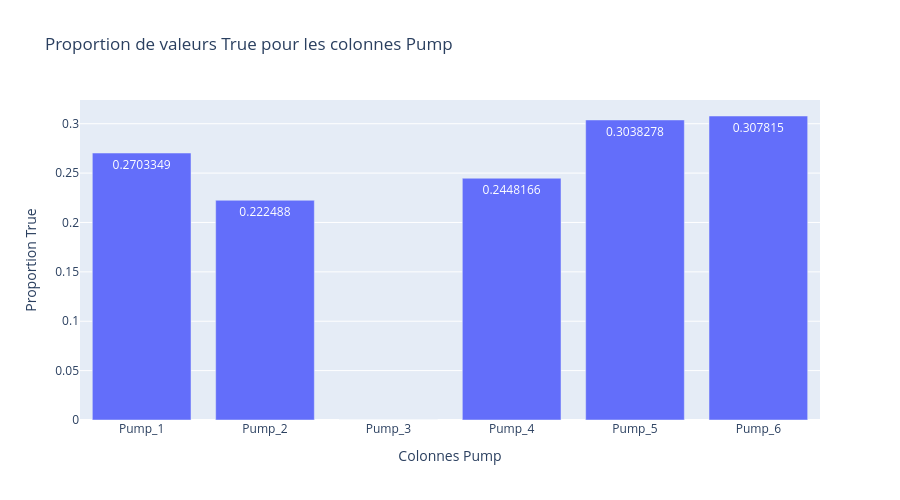

Notebook cell for this chart:
### Code cell
plot_pump(df_3)

### Figure 1 — Plotly figure (JSON) as saved in the notebook; plotly's stock layout.template omitted (floating-point values rounded to 4 significant figures)
{"data": [{"alignmentgroup": "True", "hovertemplate": "Colonnes Pump=%{x}<br>Proportion True=%{y}<extra></extra>", "legendgroup": "", "marker": {"color": "#636efa", "pattern": {"shape": ""}}, "name": "", "offsetgroup": "", "orientation": "v", "showlegend": false, "textposition": "auto", "texttemplate": "%{y}", "type": "bar", "x": ["Pump_1", "Pump_2", "Pump_3", "Pump_4", "Pump_5", "Pump_6"], "xaxis": "x", "y": [0.2703, 0.2225, 0, 0.2448, 0.3038, 0.3078], "yaxis": "y"}], "layout": {"barmode": "relative", "height": 500, "legend": {"tracegroupgap": 0}, "title": {"text": "Proportion de valeurs True pour les colonnes Pump"}, "xaxis": {"anchor": "y", "domain": [0, 1], "title": {"text": "Colonnes Pump"}}, "yaxis": {"anchor": "x", "domain": [0, 1], "title": {"text": "Proportion True"}}}}
